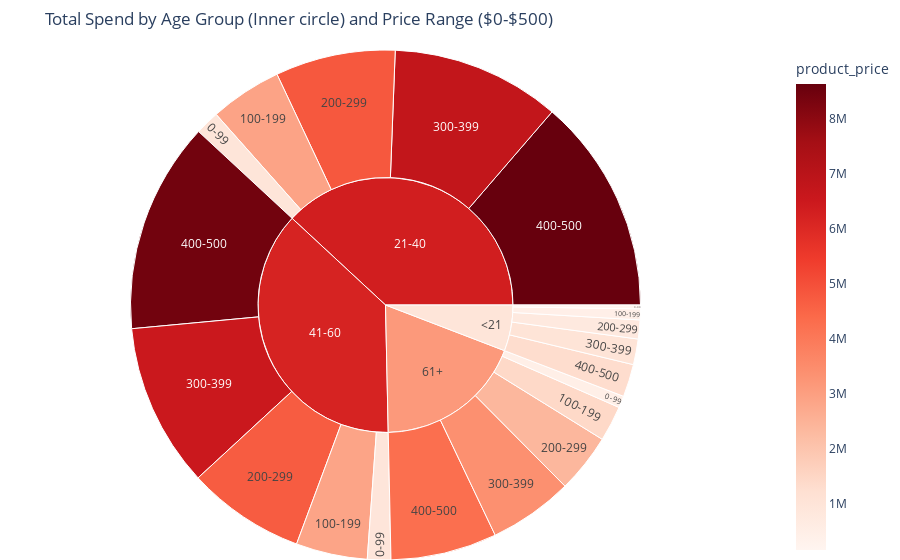

Write notebook code for a chart like this one.
### Code cell
# Bin ages
age_bins = [0, 21, 41, 61, 100]
age_labels = ['<21', '21-40', '41-60', '61+']
df['age_group'] = pd.cut(df['customer_age'], bins=age_bins, labels=age_labels, right=False)

# Bin prices
price_bins = [0, 100, 200, 300, 400, 500]
price_labels = ['0-99', '100-199', '200-299', '300-399', '400-500']
df['price_group'] = pd.cut(df['product_price'], bins=price_bins, labels=price_labels, right=True)

# Aggregate by age group and price group
agg = df.groupby(['age_group', 'price_group'], observed=True)['product_price'].sum().reset_index()

# Sunburst plot
fig = px.sunburst(
    agg,
    path=['age_group', 'price_group'],
    values='product_price',
    color='product_price',
    color_continuous_scale='Reds',
    title="Total Spend by Age Group (Inner circle) and Price Range ($0-$500)"
)

fig.update_layout(margin=dict(t=50, l=0, r=0, b=0))
fig.show()

### Figure 1 — Plotly figure (JSON) as saved in the notebook; plotly's stock layout.template omitted (floating-point values rounded to 4 significant figures)
{"data": [{"branchvalues": "total", "customdata": [[151500.0], [437800.0], [756200.0], [1025000.0], [1306000.0], [966700.0], [2879000.0], [4798000.0], [6760000.0], [8626000.0], [934900.0], [2858000.0], [4714000.0], [6543000.0], [8446000.0], [472200.0], [1420000.0], [2361000.0], [3374000.0], [4249000.0], [963600.0], [6340000.0], [6189000.0], [3137000.0]], "domain": {"x": [0, 1], "y": [0, 1]}, "hovertemplate": "labels=%{label}<br>product_price_sum=%{value}<br>parent=%{parent}<br>id=%{id}<br>product_price=%{color}<extra></extra>", "ids": ["<21/0-99", "<21/100-199", "<21/200-299", "<21/300-399", "<21/400-500", "21-40/0-99", "21-40/100-199", "21-40/200-299", "21-40/300-399", "21-40/400-500", "41-60/0-99", "41-60/100-199", "41-60/200-299", "41-60/300-399", "41-60/400-500", "61+/0-99", "61+/100-199", "61+/200-299", "61+/300-399", "61+/400-500", "<21", "21-40", "41-60", "61+"], "labels": ["0-99", "100-199", "200-299", "300-399", "400-500", "0-99", "100-199", "200-299", "300-399", "400-500", "0-99", "100-199", "200-299", "300-399", "400-500", "0-99", "100-199", "200-299", "300-399", "400-500", "<21", "21-40", "41-60", "61+"], "marker": {"coloraxis": "coloraxis", "colors": [151500.0, 437800.0, 756200.0, 1025000.0, 1306000.0, 966700.0, 2879000.0, 4798000.0, 6760000.0, 8626000.0, 934900.0, 2858000.0, 4714000.0, 6543000.0, 8446000.0, 472200.0, 1420000.0, 2361000.0, 3374000.0, 4249000.0, 963600.0, 6340000.0, 6189000.0, 3137000.0]}, "name": "", "parents": ["<21", "<21", "<21", "<21", "<21", "21-40", "21-40", "21-40", "21-40", "21-40", "41-60", "41-60", "41-60", "41-60", "41-60", "61+", "61+", "61+", "61+", "61+", "", "", "", ""], "type": "sunburst", "values": [151500.0, 437800.0, 756200.0, 1025000.0, 1306000.0, 966700.0, 2879000.0, 4798000.0, 6760000.0, 8626000.0, 934900.0, 2858000.0, 4714000.0, 6543000.0, 8446000.0, 472200.0, 1420000.0, 2361000.0, 3374000.0, 4249000.0, 3677000.0, 24030000.0, 23500000.0, 11880000.0]}], "layout": {"coloraxis": {"colorbar": {"title": {"text": "product_price"}}, "colorscale": [[0, "rgb(255,245,240)"], [0.125, "rgb(254,224,210)"], [0.25, "rgb(252,187,161)"], [0.375, "rgb(252,146,114)"], [0.5, "rgb(251,106,74)"], [0.625, "rgb(239,59,44)"], [0.75, "rgb(203,24,29)"], [0.875, "rgb(165,15,21)"], [1, "rgb(103,0,13)"]]}, "legend": {"tracegroupgap": 0}, "margin": {"b": 0, "l": 0, "r": 0, "t": 50}, "title": {"text": "Total Spend by Age Group (Inner circle) and Price Range ($0-$500)"}}}
